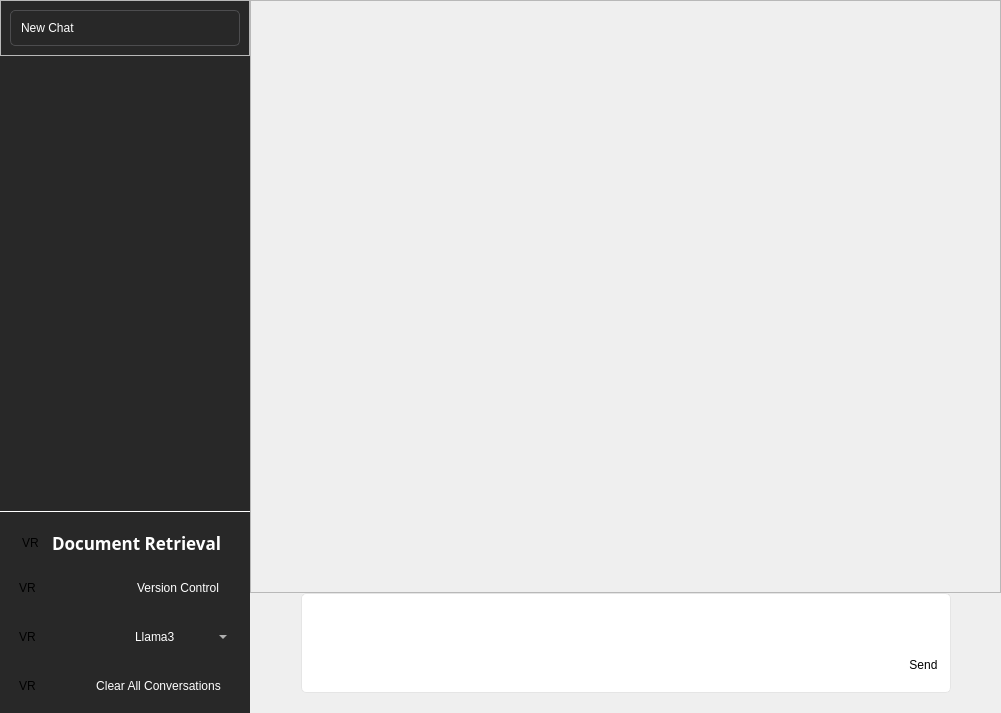
<?xml version="1.0" encoding="UTF-8"?>
<ui version="4.0">
 <class>MainWindow</class>
 <widget class="QMainWindow" name="MainWindow">
  <property name="geometry">
   <rect>
    <x>0</x>
    <y>0</y>
    <width>1001</width>
    <height>713</height>
   </rect>
  </property>
  <property name="windowTitle">
   <string>MainWindow</string>
  </property>
  <property name="styleSheet">
   <string notr="true">#new_chat_frame QPushButton {
text-align: left;
}

#menu_frame QPushButton {
color: #fff;
border: none;
padding: 10px;
border-radius: 5px;
background: none;
}

#menu_frame {
border-top: 0.5px solid #fff;
}

#menu_frame QFrame {
border-radius: 5px;
}

#new_chat_btn {
border: 1px solid #4d4d4f;
color: #fff;
border-radius: 5px;
padding: 10px;
}

#side_widget, 
#chat_list {
background: #282828;
}

#chat_list {
border: none;
}

#chat_list_frame {
border: none;
}

#side_widget QPushButton:hover, 
#chat_list:item_hover,
#user_frame:hover,
#menu_frame QFrame:hover {
background: #2a2b32;
}

#comboBox {
border: none;
background: transparent;
color: #fff;
padding: 10px;
}

#input_frame {
border: 1px solid #e5e5e5;
background: #fff;
border-radius: 5px;
}

#input_textEdit {
border: none;
background: #fff;
}

#send_btn {
border: none;
padding: 5px;
border-radius: 5px;
}

#send_btn:hover {
background: #ececf1;
}





</string>
  </property>
  <widget class="QWidget" name="centralwidget">
   <layout class="QHBoxLayout" name="horizontalLayout_6">
    <property name="spacing">
     <number>0</number>
    </property>
    <property name="leftMargin">
     <number>0</number>
    </property>
    <property name="topMargin">
     <number>0</number>
    </property>
    <property name="rightMargin">
     <number>0</number>
    </property>
    <property name="bottomMargin">
     <number>0</number>
    </property>
    <item>
     <widget class="QWidget" name="side_widget" native="true">
      <property name="maximumSize">
       <size>
        <width>250</width>
        <height>16777215</height>
       </size>
      </property>
      <layout class="QVBoxLayout" name="verticalLayout_2">
       <property name="spacing">
        <number>0</number>
       </property>
       <property name="leftMargin">
        <number>0</number>
       </property>
       <property name="topMargin">
        <number>0</number>
       </property>
       <property name="rightMargin">
        <number>0</number>
       </property>
       <property name="bottomMargin">
        <number>0</number>
       </property>
       <item>
        <widget class="QFrame" name="new_chat_frame">
         <property name="frameShape">
          <enum>QFrame::Shape::StyledPanel</enum>
         </property>
         <property name="frameShadow">
          <enum>QFrame::Shadow::Raised</enum>
         </property>
         <layout class="QHBoxLayout" name="horizontalLayout_5">
          <item>
           <widget class="QPushButton" name="new_chat_btn">
            <property name="styleSheet">
             <string notr="true"/>
            </property>
            <property name="text">
             <string>New Chat</string>
            </property>
           </widget>
          </item>
         </layout>
        </widget>
       </item>
       <item>
        <widget class="QFrame" name="chat_list_frame">
         <property name="frameShape">
          <enum>QFrame::Shape::StyledPanel</enum>
         </property>
         <property name="frameShadow">
          <enum>QFrame::Shadow::Raised</enum>
         </property>
         <layout class="QGridLayout" name="gridLayout">
          <item row="0" column="0">
           <widget class="QListView" name="chat_list"/>
          </item>
         </layout>
        </widget>
       </item>
       <item>
        <widget class="QFrame" name="menu_frame">
         <property name="frameShape">
          <enum>QFrame::Shape::StyledPanel</enum>
         </property>
         <property name="frameShadow">
          <enum>QFrame::Shadow::Raised</enum>
         </property>
         <layout class="QVBoxLayout" name="verticalLayout">
          <item>
           <widget class="QFrame" name="frame">
            <property name="frameShape">
             <enum>QFrame::Shape::StyledPanel</enum>
            </property>
            <property name="frameShadow">
             <enum>QFrame::Shadow::Raised</enum>
            </property>
            <layout class="QHBoxLayout" name="horizontalLayout">
             <property name="spacing">
              <number>0</number>
             </property>
             <property name="leftMargin">
              <number>12</number>
             </property>
             <property name="topMargin">
              <number>0</number>
             </property>
             <property name="bottomMargin">
              <number>0</number>
             </property>
             <item>
              <widget class="QLabel" name="label">
               <property name="text">
                <string>VR</string>
               </property>
              </widget>
             </item>
             <item>
              <widget class="QPushButton" name="pushButton_4">
               <property name="font">
                <font>
                 <family>Sathu</family>
                 <pointsize>13</pointsize>
                 <bold>true</bold>
                </font>
               </property>
               <property name="text">
                <string>Document Retrieval</string>
               </property>
              </widget>
             </item>
            </layout>
           </widget>
          </item>
          <item>
           <widget class="QFrame" name="frame_2">
            <property name="frameShape">
             <enum>QFrame::Shape::StyledPanel</enum>
            </property>
            <property name="frameShadow">
             <enum>QFrame::Shadow::Raised</enum>
            </property>
            <layout class="QHBoxLayout" name="horizontalLayout_2">
             <property name="spacing">
              <number>0</number>
             </property>
             <property name="topMargin">
              <number>0</number>
             </property>
             <property name="bottomMargin">
              <number>0</number>
             </property>
             <item>
              <widget class="QLabel" name="label_2">
               <property name="text">
                <string>VR</string>
               </property>
              </widget>
             </item>
             <item>
              <widget class="QPushButton" name="pushButton_3">
               <property name="text">
                <string>Version Control</string>
               </property>
              </widget>
             </item>
            </layout>
           </widget>
          </item>
          <item>
           <widget class="QFrame" name="frame_3">
            <property name="frameShape">
             <enum>QFrame::Shape::StyledPanel</enum>
            </property>
            <property name="frameShadow">
             <enum>QFrame::Shadow::Raised</enum>
            </property>
            <layout class="QHBoxLayout" name="horizontalLayout_3">
             <property name="spacing">
              <number>0</number>
             </property>
             <property name="topMargin">
              <number>8</number>
             </property>
             <property name="bottomMargin">
              <number>8</number>
             </property>
             <item>
              <widget class="QLabel" name="label_3">
               <property name="text">
                <string>VR</string>
               </property>
              </widget>
             </item>
             <item>
              <widget class="QComboBox" name="comboBox">
               <item>
                <property name="text">
                 <string>Llama3</string>
                </property>
               </item>
              </widget>
             </item>
            </layout>
           </widget>
          </item>
          <item>
           <widget class="QFrame" name="frame_4">
            <property name="frameShape">
             <enum>QFrame::Shape::StyledPanel</enum>
            </property>
            <property name="frameShadow">
             <enum>QFrame::Shadow::Raised</enum>
            </property>
            <layout class="QHBoxLayout" name="horizontalLayout_4">
             <property name="spacing">
              <number>0</number>
             </property>
             <property name="topMargin">
              <number>0</number>
             </property>
             <property name="bottomMargin">
              <number>0</number>
             </property>
             <item>
              <widget class="QLabel" name="label_4">
               <property name="text">
                <string>VR</string>
               </property>
              </widget>
             </item>
             <item>
              <widget class="QPushButton" name="pushButton_5">
               <property name="text">
                <string>Clear All Conversations</string>
               </property>
              </widget>
             </item>
            </layout>
           </widget>
          </item>
         </layout>
        </widget>
       </item>
      </layout>
     </widget>
    </item>
    <item>
     <widget class="QWidget" name="main_window" native="true">
      <layout class="QGridLayout" name="gridLayout_4">
       <property name="leftMargin">
        <number>0</number>
       </property>
       <property name="topMargin">
        <number>0</number>
       </property>
       <property name="rightMargin">
        <number>0</number>
       </property>
       <property name="bottomMargin">
        <number>20</number>
       </property>
       <property name="spacing">
        <number>0</number>
       </property>
       <item row="1" column="1">
        <widget class="QFrame" name="input_frame">
         <property name="maximumSize">
          <size>
           <width>650</width>
           <height>100</height>
          </size>
         </property>
         <property name="frameShape">
          <enum>QFrame::Shape::StyledPanel</enum>
         </property>
         <property name="frameShadow">
          <enum>QFrame::Shadow::Raised</enum>
         </property>
         <layout class="QGridLayout" name="gridLayout_2">
          <property name="leftMargin">
           <number>12</number>
          </property>
          <property name="topMargin">
           <number>12</number>
          </property>
          <property name="rightMargin">
           <number>7</number>
          </property>
          <property name="bottomMargin">
           <number>15</number>
          </property>
          <property name="horizontalSpacing">
           <number>0</number>
          </property>
          <item row="1" column="3">
           <widget class="QPushButton" name="send_btn">
            <property name="text">
             <string>Send</string>
            </property>
           </widget>
          </item>
          <item row="0" column="3">
           <spacer name="verticalSpacer">
            <property name="orientation">
             <enum>Qt::Orientation::Vertical</enum>
            </property>
            <property name="sizeHint" stdset="0">
             <size>
              <width>20</width>
              <height>40</height>
             </size>
            </property>
           </spacer>
          </item>
          <item row="0" column="0" rowspan="2">
           <widget class="QTextEdit" name="input_textEdit">
            <property name="maximumSize">
             <size>
              <width>16777215</width>
              <height>16777215</height>
             </size>
            </property>
           </widget>
          </item>
         </layout>
        </widget>
       </item>
       <item row="0" column="0" colspan="3">
        <widget class="QScrollArea" name="scrollArea">
         <property name="maximumSize">
          <size>
           <width>16777215</width>
           <height>16777215</height>
          </size>
         </property>
         <property name="widgetResizable">
          <bool>true</bool>
         </property>
         <widget class="QWidget" name="scrollAreaWidgetContents">
          <property name="geometry">
           <rect>
            <x>0</x>
            <y>0</y>
            <width>749</width>
            <height>567</height>
           </rect>
          </property>
          <layout class="QGridLayout" name="gridLayout_3">
           <item row="0" column="0">
            <spacer name="verticalSpacer_2">
             <property name="orientation">
              <enum>Qt::Orientation::Vertical</enum>
             </property>
             <property name="sizeHint" stdset="0">
              <size>
               <width>20</width>
               <height>540</height>
              </size>
             </property>
            </spacer>
           </item>
          </layout>
         </widget>
        </widget>
       </item>
       <item row="1" column="0">
        <spacer name="horizontalSpacer">
         <property name="orientation">
          <enum>Qt::Orientation::Horizontal</enum>
         </property>
         <property name="sizeType">
          <enum>QSizePolicy::Policy::Minimum</enum>
         </property>
         <property name="sizeHint" stdset="0">
          <size>
           <width>40</width>
           <height>20</height>
          </size>
         </property>
        </spacer>
       </item>
       <item row="1" column="2">
        <spacer name="horizontalSpacer_2">
         <property name="orientation">
          <enum>Qt::Orientation::Horizontal</enum>
         </property>
         <property name="sizeType">
          <enum>QSizePolicy::Policy::Minimum</enum>
         </property>
         <property name="sizeHint" stdset="0">
          <size>
           <width>40</width>
           <height>20</height>
          </size>
         </property>
        </spacer>
       </item>
      </layout>
     </widget>
    </item>
   </layout>
  </widget>
  <widget class="QMenuBar" name="menubar">
   <property name="geometry">
    <rect>
     <x>0</x>
     <y>0</y>
     <width>1001</width>
     <height>24</height>
    </rect>
   </property>
  </widget>
 </widget>
 <resources/>
 <connections/>
</ui>
